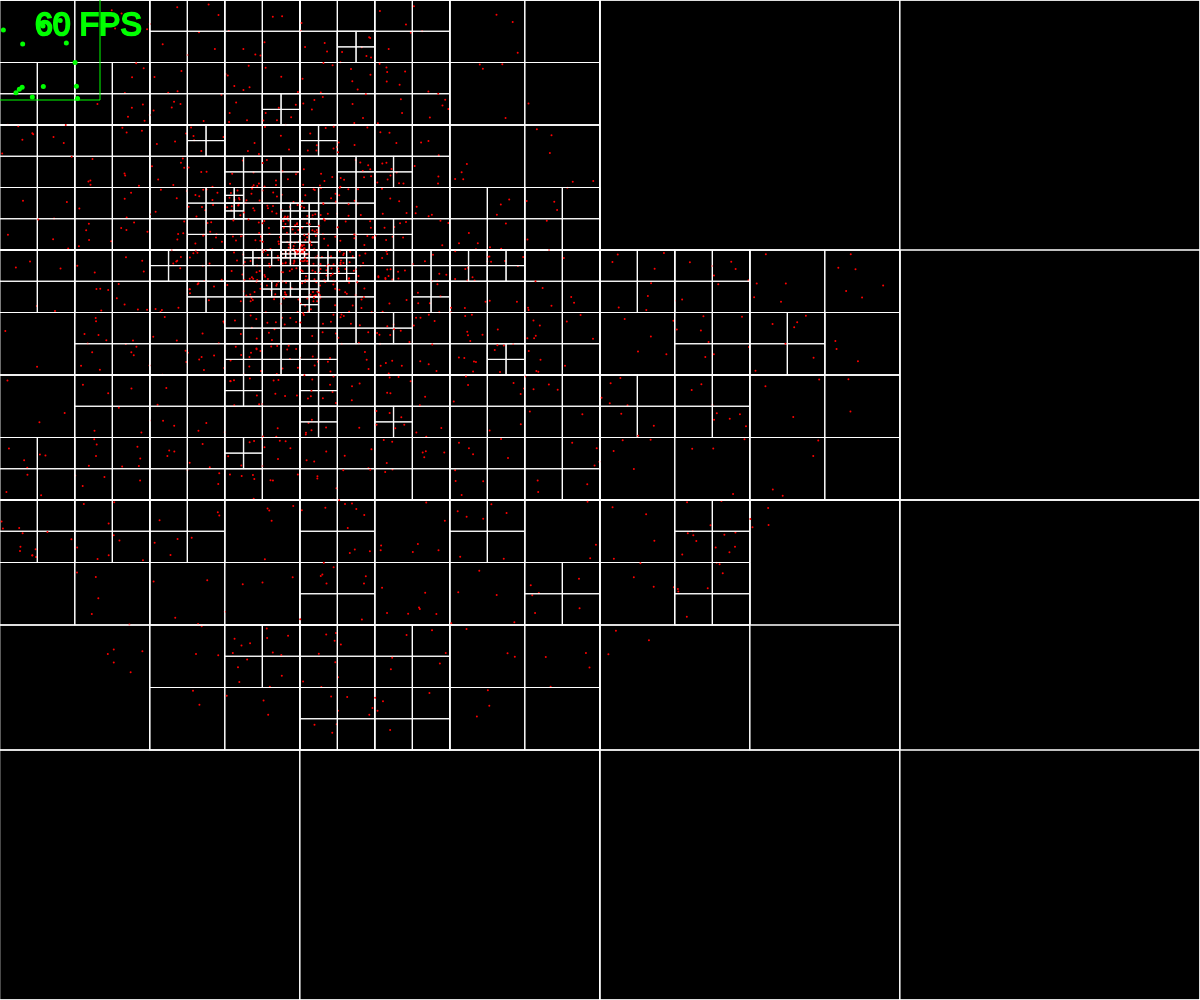
Frame 1 (no input)
Frame 60 (no input): identical to frame 1, image omitted
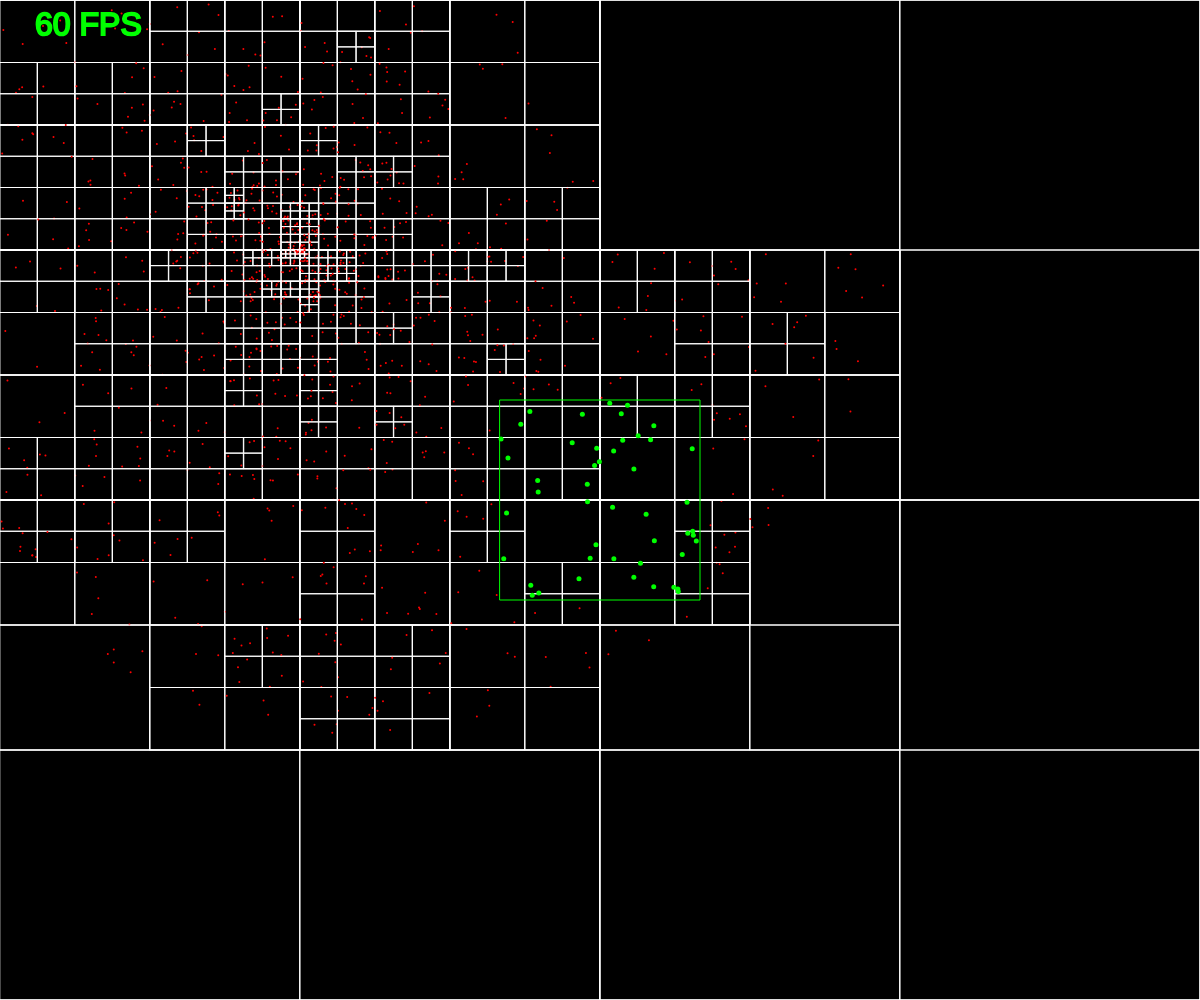
Frame 120 (the mouse pressed at the canvas centre since frame 60)

The p5.js sketch that drew these frames (run headless with seeded random() and noise() and a simulated clock; from frame 60 on, the mouse is pressed at the canvas centre):

// p5.js sketch
// ── sketch.js
let qt;

function setup() {
  createCanvas(windowWidth, windowHeight);
  
  let boundary = new Rectangle(width / 2, height / 2, width / 2, height / 2);
  qt = new QuadTree(boundary, 4);
  
  //randomPoints(1500);
  randomPointsCircle(1500);
}

function draw() {
  background(0);

  if(mouseIsPressed) {
    //let m = new Point(mouseX, mouseY);
    //qt.insert(m)
  }
  
  qt.show();  
  
  drawQueryRange();
  
  drawFPS();
}

function drawQueryRange() {
  stroke(0, 255, 0);
  strokeWeight(1);
  rectMode(CENTER);
  noFill();
  
  let range = new Rectangle(mouseX, mouseY, 100, 100);
  rect(range.x, range.y, range.w * 2, range.h * 2);
  
  // ------------------------------
  
  stroke(0, 255, 0);
  noFill();
  strokeWeight(5);
  
  let points = qt.query(range);    
  for(let i = 0; i < points.length; i++) {
    point(points[i].x, points[i].y);
  }
}

function drawFPS() {
  // FPS
  textSize(32);
  fill(0, 255, 0);
  stroke(0, 255, 0);
  strokeWeight(2);
  text(`${frameRate().toFixed(0)} FPS`, 35, 35);  
}

function randomPoints(numPoints) {
  for(let i = 0; i < numPoints; i++) {
    let p = new Point(Math.random() * width, Math.random() * height);
    qt.insert(p);
  }
}

function randomPointsCircle(numPoints) {
  for(let i = 0; i < numPoints; i++) {
    let a = Math.random();
    let b = Math.random();
    let r = width / 2;
    
    // a needs to be less than b
    if( a < b) [a, b] = [b, a];
    
    let x = (b * r * Math.cos(2 * PI * a / b));
    let y = (b * r * Math.sin(2 * PI * a / b));
    
    x += width / 4;
    y += height / 4;
    
    let p = new Point(x, y);
    qt.insert(p);
  }
}


// ── QuadTree.js
//
//
//
class Point {
  constructor(x, y) {
    this.x = x;
    this.y = y;
  }  
}

//
// x,y represent center
// w,h represent distance from center to edge
//
class Rectangle {
  constructor(x, y, w, h) {
    this.x = x;
    this.y = y;
    this.w = w;
    this.h = h;
  }
  
  contains(point) {
    const greaterThanLeft = point.x > this.x - this.w;
    const lessThanRight = point.x < this.x + this.w;
    const greaterThanTop = point.y > this.y - this.h;
    const lessThanBottom = point.y < this.y + this.h;
    
    return greaterThanLeft && lessThanRight && greaterThanTop && lessThanBottom;
  }
  
  intersects(range) {
    return !(range.x - range.w > this.x + this.w
      || range.x + range.w < this.x - this.w
      || range.y - range.h > this.y + this.h
      || range.y + range.h < this.y - this.h);
  }
}

//
//
//
class QuadTree {
  constructor(boundary, capacity) {
    this.boundary = boundary;
    this.capacity = capacity;
    this.points = [];
    this.isDivided = false;
  }
  
  //
  //
  //
  insert(point) {
    // point doesn't fit in boundary bounds
    if(!this.boundary.contains(point)) {      
      return false;
    }
    
    // still capacity...add and return
    if(this.points.length < this.capacity) {
      this.points.push(point);      
      return true;
    }
    
    // no capacity...check if we can subdivide
    if(!this.isDivided) {      
      this.subdivide();      
    }
    
    // now try to insert point into a quadrant        
    if(this.topLeft.insert(point)) return true;    
    if(this.topRight.insert(point)) return true;    
    if(this.bottomLeft.insert(point)) return true;    
    if(this.bottomRight.insert(point)) return true;
    
    return false;
  }
  
  //
  //
  //
  subdivide() {
    this.isDivided = true;
    
    //console.log('\nSUBDIVIDE\n');
    const w = this.boundary.w;
    const h = this.boundary.h;
    const halfWidth = w / 2;
    const halfHeight = h / 2;
    const x = this.boundary.x;
    const y = this.boundary.y;
            
    const tl = new Rectangle(x - halfWidth, y - halfHeight, halfWidth, halfHeight);
    this.topLeft = new QuadTree(tl, this.capacity);
    
    const tr = new Rectangle(x + halfWidth, y - halfHeight, halfWidth, halfHeight);
    this.topRight = new QuadTree(tr, this.capacity);
    
    const bl = new Rectangle(x - halfWidth, y + halfHeight, halfWidth, halfHeight);
    this.bottomLeft = new QuadTree(bl, this.capacity);
    
    const br = new Rectangle(x + halfWidth, y + halfHeight, halfWidth, halfHeight);
    this.bottomRight = new QuadTree(br, this.capacity);
  }
  
  //
  //
  //
  query(range, found = []) {        
    // does quadtree and range overlap?
    if(!this.boundary.intersects(range)) return found;
    
    // add all the points
    for(let p of this.points) {
      if(range.contains(p)) {
        found.push(p);
      }
    }
    
    // not divided, return the points
    if(!this.isDivided) return found;
    
    // we're divided, query each quadrant
    this.topLeft.query(range, found);
    this.topRight.query(range, found);
    this.bottomLeft.query(range, found);
    this.bottomRight.query(range, found);
        
    // return the points
    return found;
  }
  
  
  
  
  
  
  //
  //
  //
  show(showPoints = true) {           
    this.showQuadrants();
    
    this.showPoints();
       
    // not divided? then we're done
    if(!this.isDivided) return;
      
    // draw are divided quadrants
    this.topLeft.show(showPoints);
    this.topRight.show(showPoints);
    this.bottomLeft.show(showPoints);
    this.bottomRight.show(showPoints);
  }
  
  showPoints(showPoints = true) {    
    if(showPoints) {
      stroke(255, 0, 0);
      fill(255, 0, 0);
      strokeWeight(2);
      for(let i = 0; i < this.points.length; i++) {
        point(this.points[i].x, this.points[i].y);
      }
    }
  }
  
  showQuadrants() {
    stroke(255);
    strokeWeight(1);
    noFill();
    rectMode(CENTER);
    rect(this.boundary.x, this.boundary.y, this.boundary.w * 2, this.boundary.h * 2);
  }
}
